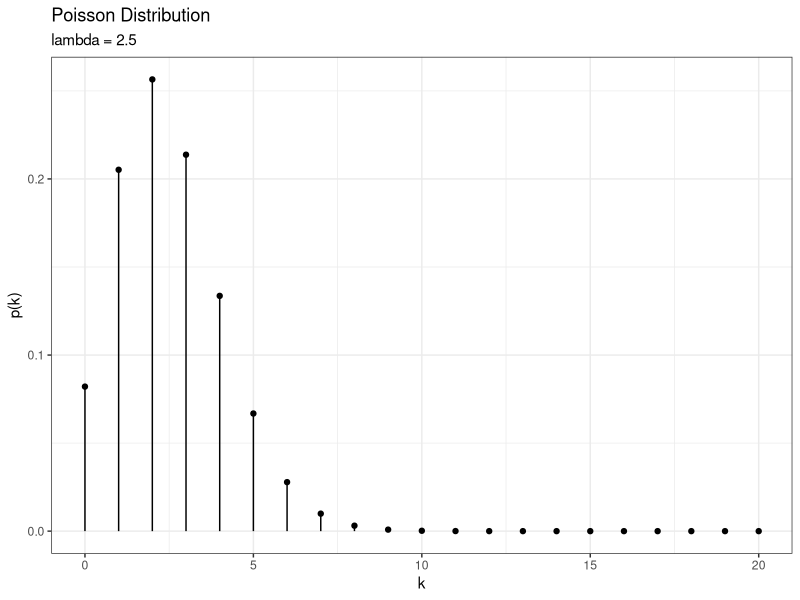
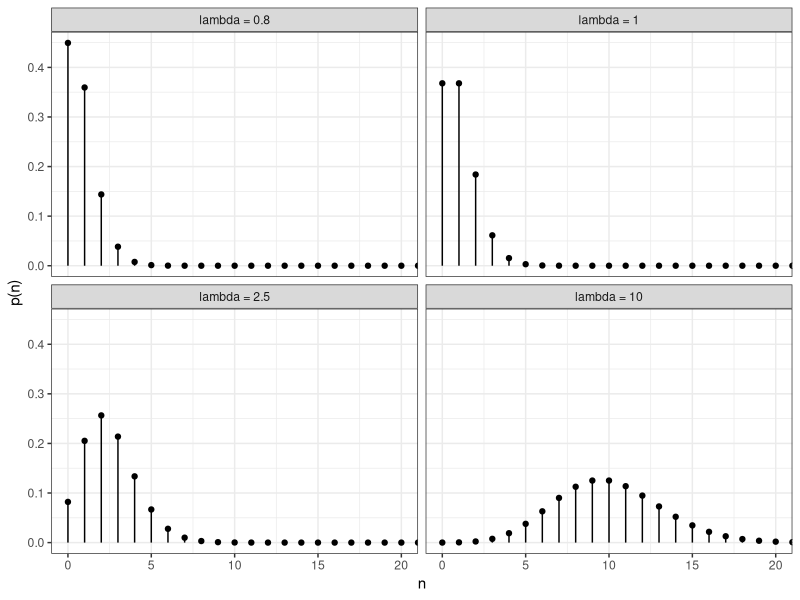
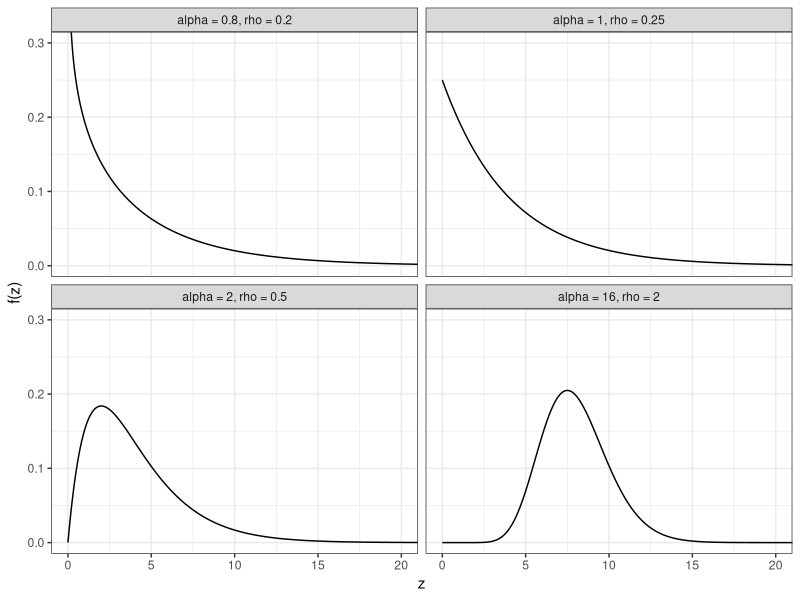

Source code (R) for these figures, in order:
library(tidyverse)
library(knitr)
library(kableExtra)

theme_set(theme_bw())




# Poisson ####

lambda = 2.5

tibble(
  x = 0:20
) %>% 
  mutate(
    y = dpois(x = x, lambda = lambda)
  ) %>% 
  ggplot(aes(x = x, y = y)) +
  geom_point() +
  geom_segment(aes(xend = x),
               yend = 0) +
  labs(x = "k", y = "p(k)",
       title = "Poisson Distribution",
       subtitle = str_c("lambda = ", lambda))



# tibble(x = 0:20) %>% 
#   crossing(
#     tibble(
#       lambda = c(.8, 1, 2.5, 10)
#     )
#   ) %>% 
#   mutate(
#     y = dpois(x = x, lambda = lambda),
#     lambda_label = str_c("lambda = ", lambda) %>% 
#       fct_inorder()
#   ) %>% 
#   ggplot(aes(x = x, y = y)) +
#   geom_point() +
#   geom_segment(
#     aes(xend = x),
#     yend = 0
#   ) +
#   facet_wrap(~lambda_label) +
#   labs(
#     x = "k", y = "p(k)",
#     title = "Poisson Distribution"
#   )

tibble(x = 0:22) %>% 
  crossing(
    tibble(
      lambda = c(.8, 1, 2.5, 10)
    )
  ) %>% 
  mutate(
    y = dpois(x = x, lambda = lambda),
    lambda_label = str_c("lambda = ", lambda) %>% 
      fct_inorder()
  ) %>% 
  ggplot(aes(x = x, y = y)) +
  geom_point() +
  geom_segment(
    aes(xend = x),
    yend = 0
  ) +
  facet_wrap(~lambda_label) +
  coord_cartesian(
    xlim = c(0, 20)
  ) +
  labs(
    x = "n", y = "p(n)"
  )


# Gamma ####


tibble(x = seq(from = 0, to = 25, by = .01)) %>% 
  crossing(
    tibble(
      alpha = c(.8, 1, 2, 16),
      rho = c(.2, .25, .5, 2)
    )
  ) %>% 
  mutate(
    y = dgamma(x = x, shape = alpha, rate = rho),
    label = str_c("alpha = ", alpha, ", rho = ", rho) %>% 
      fct_inorder()
  ) %>% 
  ggplot(aes(x = x, y = y)) +
  geom_line() +
  facet_wrap(~label) +
  coord_cartesian(
    ylim = c(0, .3),
    xlim = c(0, 20)
  ) +
  labs(
    x = "z", y = "f(z)"
  )
